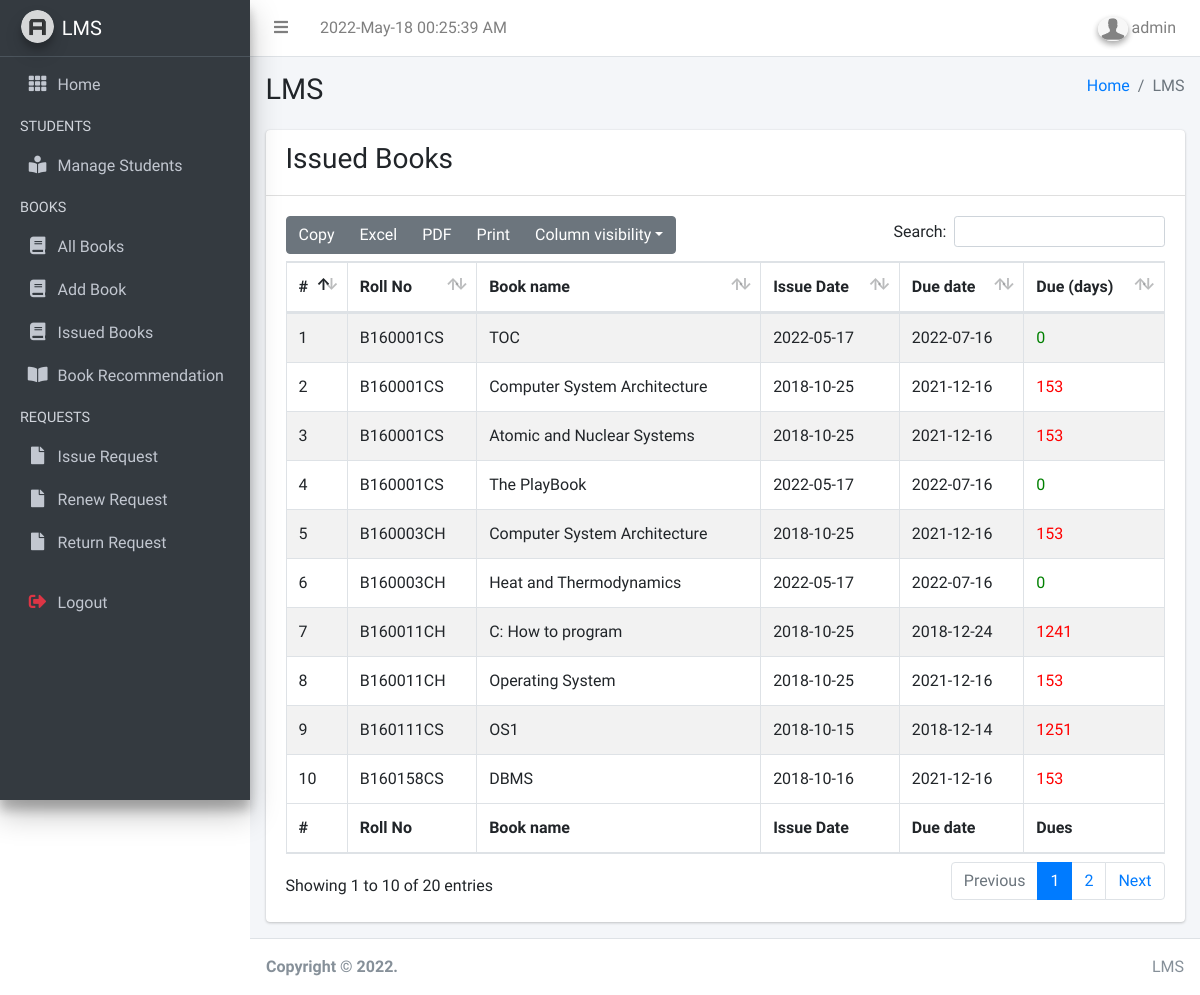
Page /admin/issuedBook.php (signed in) on the committed database.
### tables this page shows
CREATE TABLE `record` (
  `RollNo` varchar(50) NOT NULL,
  `BookId` int(10) NOT NULL,
  `Date_of_Issue` date DEFAULT NULL,
  `Due_Date` date DEFAULT NULL,
  `Date_of_Return` date DEFAULT NULL,
  `Dues` int(10) DEFAULT NULL,
  `Renewals_left` int(10) DEFAULT NULL,
  `Time` time DEFAULT NULL
);

CREATE TABLE `book` (
  `BookId` int(10) NOT NULL,
  `Title` varchar(50) DEFAULT NULL,
  `Author` text NOT NULL,
  `Publisher` varchar(50) DEFAULT NULL,
  `Year` varchar(50) DEFAULT NULL,
  `Availability` int(5) DEFAULT NULL
);

### admin/issuedBook.php (the view, shortened to what this page needs)
  <?php include "../includes/header.php" ?>
  <?php include "../includes/navbar.php" ?>
  <?php include "../includes/sidebar.php" ?>
  <div class="content-wrapper">
    <?php include "../includes/breadcrumb.php" ?>
    <div class="content">
      <div class="container-fluid">
        <div class="row">
          <div class="col-md-12">
            <div class="card">
              <div class="card-header">
                <h3>Issued Books</h3>
              </div>
              <div class="card-body">
                <table id="example1" class="table table-bordered table-striped">
                  <thead>
                    <tr>
                      <th>#</th>
                     <th>Roll No</th>
                      <th>Book name</th>
                      <th>Issue Date</th>
                      <th>Due date</th>
                      <th>Due (days)</th>
                    </tr>
                  </thead>
                  <tbody>
                    <?php
                    $i = 1;
                    $sql="select record.BookId,RollNo,Title,Due_Date,Date_of_Issue,datediff(curdate(),Due_Date) as x from lms_DB.record,lms_DB.book where Date_of_Issue is NOT NULL and Date_of_Return is NULL and book.Bookid = record.BookId";
                                    $result=$conn->query($sql);
                    while($row=$result->fetch_assoc())
                    {
                        $rollno=$row['RollNo'];
                        $name=$row['Title'];
                        $issuedate=$row['Date_of_Issue'];
                        $duedate=$row['Due_Date'];
                        $dues=$row['x'];
                    ?>
                  <tr>
                    <td><?=$i;$i++;?></td>
                    <td><?php echo strtoupper($rollno) ?></td>
                    <td><?php echo $name ?></td>
                    <td><?php echo $issuedate ?></td>
                    <td><?php echo $duedate ?></td>
                    <td><?php if($dues > 0)
                                echo "<font color='red'>".$dues."</font>";
                              else
                                echo "<font color='green'>0</font>";
                            ?>
                  </tr>
                   <?php } ?>
                  </tbody>
                  <tfoot>
                  <tr>
                    <th>#</th>
                    <th>Roll No</th>
                    <th>Book name</th>
                    <th>Issue Date</th>
                    <th>Due date</th>
                    <th>Dues</th>
                  </tr>
                  </tfoot>
                </table>
              </div>
            </div>
          </div>
        </div>
      </div>
    </div>
  </div>
  <?php include "../includes/footer.php" ?>
</div>
</body>
</html>

### rows in the picture
record: RollNo "B160001CS", BookId.Title "TOC", Date_of_Issue "2022-05-17", Due_Date "2022-07-16"
record: RollNo "B160001CS", BookId.Title "Computer System Architecture", Date_of_Issue "2018-10-25", Due_Date "2021-12-16", dues "153"
record: RollNo "B160001CS", BookId.Title "Atomic and Nuclear Systems", Date_of_Issue "2018-10-25", Due_Date "2021-12-16", dues "153"
record: RollNo "B160001CS", BookId.Title "The PlayBook", Date_of_Issue "2022-05-17", Due_Date "2022-07-16"
record: RollNo "B160003CH", BookId.Title "Computer System Architecture", Date_of_Issue "2018-10-25", Due_Date "2021-12-16", dues "153"
record: RollNo "B160003CH", BookId.Title "Heat and Thermodynamics", Date_of_Issue "2022-05-17", Due_Date "2022-07-16"
record: RollNo "B160011CH", BookId.Title "C: How to program", Date_of_Issue "2018-10-25", Due_Date "2018-12-24", dues "1241"
record: RollNo "B160011CH", BookId.Title "Operating System", Date_of_Issue "2018-10-25", Due_Date "2021-12-16", dues "153"
record: RollNo "B160111CS", BookId.Title "OS1", Date_of_Issue "2018-10-15", Due_Date "2018-12-14", dues "1251"
record: RollNo "B160158CS", BookId.Title "DBMS", Date_of_Issue "2018-10-16", Due_Date "2021-12-16", dues "153"

### other values in the picture
$_SESSION['Name'] "admin"
$_SESSION['pageTitle'] "LMS"
